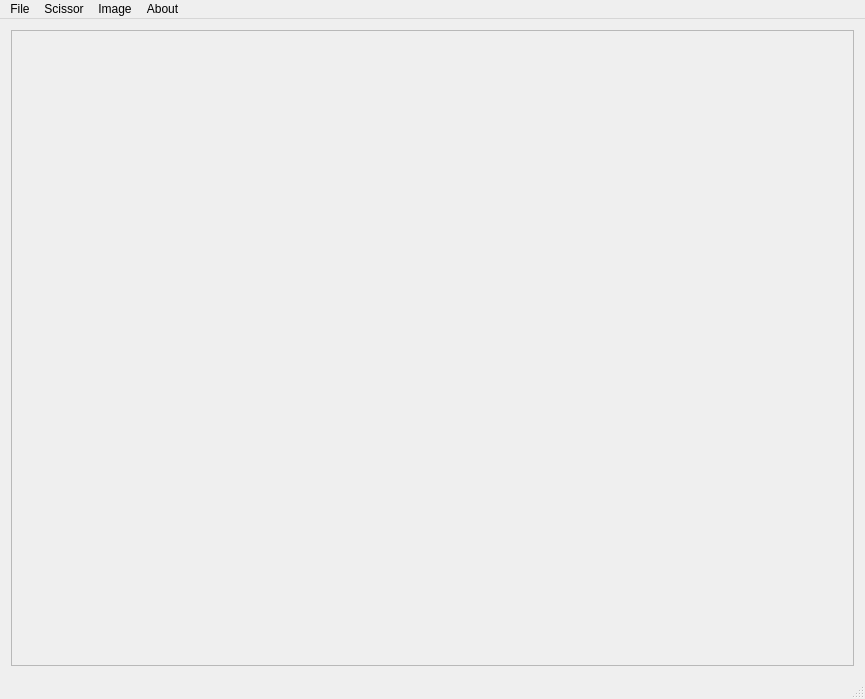
<?xml version="1.0" encoding="UTF-8"?>
<ui version="4.0">
 <class>MainWindow</class>
 <widget class="QMainWindow" name="MainWindow">
  <property name="geometry">
   <rect>
    <x>0</x>
    <y>0</y>
    <width>865</width>
    <height>699</height>
   </rect>
  </property>
  <property name="windowTitle">
   <string>Intelligent Scissor</string>
  </property>
  <widget class="QWidget" name="centralWidget">
   <layout class="QHBoxLayout" name="horizontalLayout_2">
    <item>
     <widget class="QScrollArea" name="scrollArea">
      <property name="widgetResizable">
       <bool>true</bool>
      </property>
      <widget class="QWidget" name="scrollAreaWidgetContents">
       <property name="geometry">
        <rect>
         <x>0</x>
         <y>0</y>
         <width>851</width>
         <height>646</height>
        </rect>
       </property>
       <layout class="QHBoxLayout" name="horizontalLayout">
        <item>
         <widget class="QLabel" name="label">
          <property name="text">
           <string/>
          </property>
          <property name="scaledContents">
           <bool>false</bool>
          </property>
          <property name="alignment">
           <set>Qt::AlignLeading|Qt::AlignLeft|Qt::AlignTop</set>
          </property>
         </widget>
        </item>
       </layout>
      </widget>
     </widget>
    </item>
   </layout>
  </widget>
  <widget class="QMenuBar" name="menuBar">
   <property name="geometry">
    <rect>
     <x>0</x>
     <y>0</y>
     <width>865</width>
     <height>17</height>
    </rect>
   </property>
   <widget class="QMenu" name="menuFile">
    <property name="title">
     <string>File</string>
    </property>
    <addaction name="actionOpen"/>
    <addaction name="actionWrite_Path"/>
    <addaction name="actionWrite_Mask"/>
    <addaction name="actionQuit"/>
   </widget>
   <widget class="QMenu" name="menuTools">
    <property name="title">
     <string>Scissor</string>
    </property>
    <addaction name="actionScissor"/>
    <addaction name="actionReset_Contours"/>
    <addaction name="actionOverlay_Active"/>
    <addaction name="actionFinish_Contour"/>
   </widget>
   <widget class="QMenu" name="menuAbout">
    <property name="title">
     <string>About</string>
    </property>
    <addaction name="actionHelp"/>
    <addaction name="actionAuthors"/>
    <addaction name="actionAbout_Qt"/>
   </widget>
   <widget class="QMenu" name="menuImage">
    <property name="title">
     <string>Image</string>
    </property>
    <addaction name="actionZoom_In"/>
    <addaction name="actionZoom_Out"/>
    <addaction name="separator"/>
    <addaction name="actionBlur_3x3"/>
    <addaction name="actionBlur_5x5"/>
    <addaction name="actionGaussian_Blur"/>
    <addaction name="actionGaussian_Blur_5x5"/>
   </widget>
   <addaction name="menuFile"/>
   <addaction name="menuTools"/>
   <addaction name="menuImage"/>
   <addaction name="menuAbout"/>
  </widget>
  <widget class="QStatusBar" name="statusBar"/>
  <action name="actionOpen">
   <property name="text">
    <string>Open</string>
   </property>
   <property name="shortcut">
    <string>Ctrl+O</string>
   </property>
  </action>
  <action name="actionWrite_Path">
   <property name="text">
    <string>Write Contour</string>
   </property>
   <property name="shortcut">
    <string>Ctrl+P</string>
   </property>
  </action>
  <action name="actionWrite_Mask">
   <property name="text">
    <string>Write Mask</string>
   </property>
   <property name="shortcut">
    <string>Ctrl+S</string>
   </property>
  </action>
  <action name="actionScissor">
   <property name="checkable">
    <bool>true</bool>
   </property>
   <property name="text">
    <string>Activate Scissor</string>
   </property>
   <property name="shortcut">
    <string>Ctrl+A</string>
   </property>
  </action>
  <action name="actionReset_Contours">
   <property name="text">
    <string>Reset Contours</string>
   </property>
   <property name="shortcut">
    <string>Ctrl+R</string>
   </property>
  </action>
  <action name="actionQuit">
   <property name="text">
    <string>Quit</string>
   </property>
   <property name="shortcut">
    <string>Ctrl+Q</string>
   </property>
  </action>
  <action name="actionAuthors">
   <property name="text">
    <string>Authors</string>
   </property>
  </action>
  <action name="actionAbout_Qt">
   <property name="text">
    <string>About Qt</string>
   </property>
  </action>
  <action name="actionOverlay_Active">
   <property name="checkable">
    <bool>true</bool>
   </property>
   <property name="text">
    <string>Overlay Contour</string>
   </property>
   <property name="shortcut">
    <string>Ctrl+Z</string>
   </property>
  </action>
  <action name="actionZoom_In">
   <property name="text">
    <string>Zoom In</string>
   </property>
   <property name="shortcut">
    <string>Ctrl++</string>
   </property>
  </action>
  <action name="actionZoom_Out">
   <property name="text">
    <string>Zoom Out</string>
   </property>
   <property name="shortcut">
    <string>Ctrl+-</string>
   </property>
  </action>
  <action name="actionHelp">
   <property name="text">
    <string>Help</string>
   </property>
  </action>
  <action name="actionBlur_3x3">
   <property name="text">
    <string>Blur (3x3)</string>
   </property>
  </action>
  <action name="actionBlur_5x5">
   <property name="text">
    <string>Blur (5x5)</string>
   </property>
  </action>
  <action name="actionGaussian_Blur">
   <property name="text">
    <string>Gaussian Blur (3x3)</string>
   </property>
  </action>
  <action name="actionGaussian_Blur_5x5">
   <property name="text">
    <string>Gaussian Blur (5x5)</string>
   </property>
  </action>
  <action name="actionFinish_Contour">
   <property name="text">
    <string>Finish Contour</string>
   </property>
  </action>
 </widget>
 <layoutdefault spacing="6" margin="11"/>
 <resources/>
 <connections/>
</ui>
